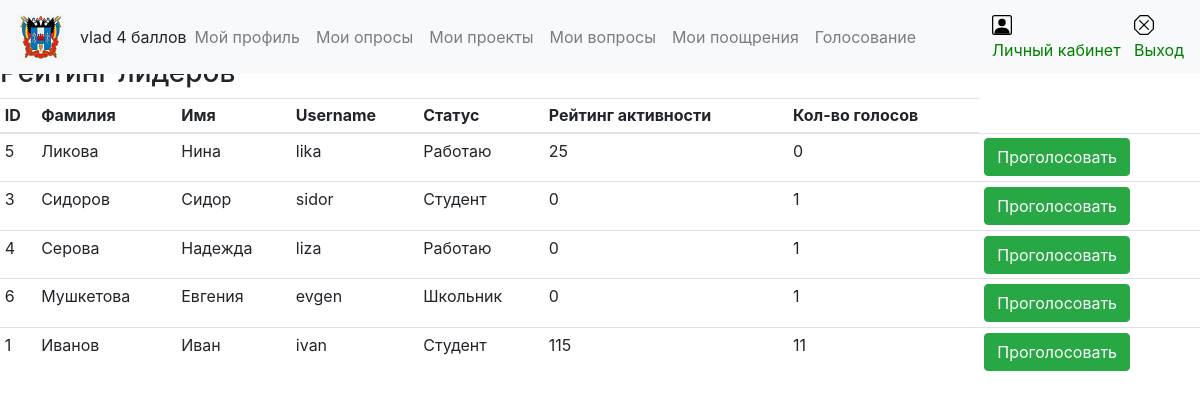
Page /golos.php (signed in) on the committed database.
### tables this page shows
CREATE TABLE `user` (
  `IDUser` int(11) NOT NULL,
  `Lastname` varchar(50) DEFAULT NULL,
  `Firstname` varchar(50) DEFAULT NULL,
  `Fathername` varchar(50) DEFAULT NULL,
  `BirstDate` date DEFAULT NULL,
  `EMail` varchar(100) NOT NULL,
  `Edu` varchar(50) NOT NULL DEFAULT 'нет',
  `Reiting` int(11) NOT NULL DEFAULT 0,
  `Status` varchar(100) NOT NULL DEFAULT 'Студент',
  `Tel` varchar(30) NOT NULL,
  `Photo` varchar(100) DEFAULT NULL,
  `Username` varchar(100) NOT NULL,
  `Passw` varchar(100) NOT NULL,
  `CountGolos` int(11) DEFAULT 1,
  `CountPeredano` int(11) DEFAULT 0,
  `PeredahoIDUser` int(11) DEFAULT NULL
);

### golos.php (the view, shortened to what this page needs)
<?php
include('Nav.php');
?>
<?php
echo "<h1>Передать голос</h1>";
$sql1=mysqli_query($db,"SELECT * FROM user WHERE IDUser=$IDUser");
$result1=mysqli_fetch_array($sql1);
$k=$result1['CountGolos'];
if ($k==0)
{
echo "Передано голосов ".$result1['CountPeredano']."<br> Лидеру ID=". $result1['PeredahoIDUser'].
"<br><button type='submit' class='btn btn-success' formaction='InsGolos.php' >Вернуть</button>";
}
else
{
echo "<h3>Рейтинг лидеров</h3>";
echo "<table class='table table-sm'>
 <thead clasinfo'><tr ><th>ID </th><th>Фамилия</th>".
"<th> Имя</th><th>Username</th><th>Статус</th><th>Рейтинг активности</th><th>Кол-во голосов</th></tr></thead><tbody>";
$sql=mysqli_query($db,"SELECT * FROM User WHERE IDUser<>$IDUser AND Username<>'manager' ORDER BY CountGolos,Reiting DESC");
while ($result=mysqli_fetch_array($sql)){
    echo "<tr>";
    echo "<td>".$result['IDUser']."</td>";
    echo "<td>".$result['Lastname']."</td>";
    echo "<td>".$result['Firstname']."</td>";
    echo "<td>".$result['Username']."</td>";
    echo "<td>".$result['Status']."</td>";
    echo "<td>".$result['Reiting']."</td>";
    echo "<td>".$result['CountGolos']."</td>";
    echo "<form  method='POST'>";
    echo "<td><button type='submit' class='btn btn-success' formaction='InsGolos.php' >Проголосовать</button></td>";
    echo "</form>";
    echo "</tr>";
}
echo "</tbody></table></p></div>";
}
?>
</body>
</html>

### Nav.php (shortened to what this page needs)
<?php
$Username=$_SESSION['Username'];
$IDUser=$_SESSION['IDUser'];
?>
<!DOCTYPE html>
<html lang="en">
<head>
    <link rel="stylesheet" href="css/bootstrap.css">
    <link rel="stylesheet" type="text/css" href="css/Style.css">
</head>
<body>
 <?php
include('db.php');
$result=mysqli_query($db,"SELECT * FROM user WHERE IDUser=$IDUser");
$myrow=mysqli_fetch_array($result);
$Reiting=$myrow['Reiting'];
?>
<nav class="navbar navbar-expand-lg navbar-light bg-light fixed-top">
	<a class="navbar-brand" href="#">
		<img src="images/gerb-logo.png" alt="Информационная система по выявлению лидеров общественного мнения">
    </a>
    <?php echo $Username."   ".$Reiting." баллов              ";?>
	<div class="collapse navbar-collapse" id="navbarSupportedContent">
		<ul class="navbar-nav mr-auto">
			<li class="nav-item">
				<a class="nav-link" href="#">Мой профиль</a>
			</li>
			<li class="nav-item">
				<a class="nav-link" href="PersonalAccount.php">Мои опросы</a>
			</li>
			<li class="nav-item">
				<a class="nav-link" href="#">Мои проекты</a>
			</li>
			<li class="nav-item">
				<a class="nav-link" href="#">Мои вопросы</a>
			</li>
			<li class="nav-item">
				<a class="nav-link" href="#">Мои поощрения</a>
			</li>
			<li class="nav-item">
				<a class="nav-link" href="golos.php">Голосование</a>
			</li>
		</ul>
		<form class="form-inline my-2 my-lg-0">
			<a href="PersonalAccount.php" style="padding-right:10pt">
				<img src="icons/person-square.svg" alt="" width="20" height="20" style="margin-bottom: 3px;" title="Bootstrap">
				<label class="form-check-label" for="exampleCheck1">Личный кабинет</label>
			</a>
			<a href="index.php">
				<img src="icons/x-octagon.svg" alt="" width="20" height="20" style="margin-bottom: 3px;" title="Bootstrap">
				<label class="form-check-label" for="exampleCheck1">Выход</label>
			</a>
		</form>
	</div>
</nav>

### css/style.css (style rules this page uses)
a { color: #008000; text-decoration: none; }

### rows in the picture
user: Reiting "4"
user: IDUser "5", Lastname "Ликова", Firstname "Нина", Username "lika", Status "Работаю", Reiting "25", CountGolos "0"
user: IDUser "3", Lastname "Сидоров", Firstname "Сидор", Username "sidor", Status "Студент", Reiting "0", CountGolos "1"
user: IDUser "4", Lastname "Серова", Firstname "Надежда", Username "liza", Status "Работаю", Reiting "0", CountGolos "1"
user: IDUser "6", Lastname "Мушкетова", Firstname "Евгения", Username "evgen", Status "Школьник", Reiting "0", CountGolos "1"
user: IDUser "1", Lastname "Иванов", Firstname "Иван", Username "ivan", Status "Студент", Reiting "115", CountGolos "11"

### other values in the picture
$Username "vlad"
